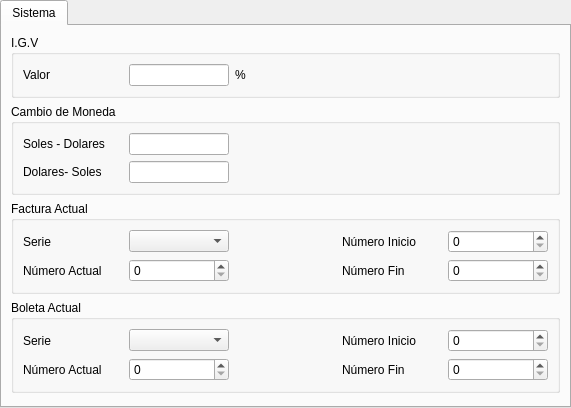
<?xml version="1.0" encoding="UTF-8"?>
<ui version="4.0">
 <class>ui_opciones_general</class>
 <widget class="QWidget" name="ui_opciones_general">
  <property name="geometry">
   <rect>
    <x>0</x>
    <y>0</y>
    <width>571</width>
    <height>408</height>
   </rect>
  </property>
  <property name="minimumSize">
   <size>
    <width>571</width>
    <height>408</height>
   </size>
  </property>
  <property name="maximumSize">
   <size>
    <width>571</width>
    <height>408</height>
   </size>
  </property>
  <property name="windowTitle">
   <string>Form</string>
  </property>
  <layout class="QGridLayout" name="gridLayout_3">
   <property name="margin">
    <number>0</number>
   </property>
   <property name="spacing">
    <number>0</number>
   </property>
   <item row="0" column="0">
    <widget class="QTabWidget" name="tabWidget">
     <property name="currentIndex">
      <number>0</number>
     </property>
     <widget class="QWidget" name="tab">
      <attribute name="title">
       <string>Sistema</string>
      </attribute>
      <layout class="QGridLayout" name="gridLayout_6">
       <item row="0" column="0">
        <widget class="QGroupBox" name="groupBox">
         <property name="title">
          <string>I.G.V</string>
         </property>
         <layout class="QGridLayout" name="gridLayout">
          <item row="0" column="0">
           <layout class="QHBoxLayout" name="horizontalLayout">
            <item>
             <widget class="QLabel" name="label">
              <property name="minimumSize">
               <size>
                <width>100</width>
                <height>0</height>
               </size>
              </property>
              <property name="maximumSize">
               <size>
                <width>100</width>
                <height>16777215</height>
               </size>
              </property>
              <property name="text">
               <string>Valor</string>
              </property>
             </widget>
            </item>
            <item>
             <widget class="QLineEdit" name="lineEdit_igv">
              <property name="minimumSize">
               <size>
                <width>100</width>
                <height>0</height>
               </size>
              </property>
              <property name="maximumSize">
               <size>
                <width>100</width>
                <height>16777215</height>
               </size>
              </property>
             </widget>
            </item>
            <item>
             <widget class="QLabel" name="label_2">
              <property name="text">
               <string>%</string>
              </property>
             </widget>
            </item>
            <item>
             <spacer name="horizontalSpacer">
              <property name="orientation">
               <enum>Qt::Horizontal</enum>
              </property>
              <property name="sizeHint" stdset="0">
               <size>
                <width>88</width>
                <height>20</height>
               </size>
              </property>
             </spacer>
            </item>
            <item>
             <widget class="QPushButton" name="pushButton_guardar_igv">
              <property name="text">
               <string/>
              </property>
              <property name="icon">
               <iconset resource="Icons.qrc">
                <normaloff>:/Iconos/Iconos/save.png</normaloff>:/Iconos/Iconos/save.png</iconset>
              </property>
              <property name="flat">
               <bool>true</bool>
              </property>
             </widget>
            </item>
           </layout>
          </item>
         </layout>
        </widget>
       </item>
       <item row="1" column="0">
        <widget class="QGroupBox" name="groupBox_2">
         <property name="title">
          <string>Cambio de Moneda</string>
         </property>
         <layout class="QGridLayout" name="gridLayout_5">
          <item row="0" column="0">
           <layout class="QHBoxLayout" name="horizontalLayout_2">
            <item>
             <widget class="QLabel" name="label_3">
              <property name="minimumSize">
               <size>
                <width>100</width>
                <height>0</height>
               </size>
              </property>
              <property name="maximumSize">
               <size>
                <width>100</width>
                <height>16777215</height>
               </size>
              </property>
              <property name="text">
               <string>Soles - Dolares</string>
              </property>
             </widget>
            </item>
            <item>
             <widget class="QLineEdit" name="lineEdit_cambio_SD">
              <property name="minimumSize">
               <size>
                <width>100</width>
                <height>0</height>
               </size>
              </property>
              <property name="maximumSize">
               <size>
                <width>100</width>
                <height>16777215</height>
               </size>
              </property>
             </widget>
            </item>
            <item>
             <spacer name="horizontalSpacer_2">
              <property name="orientation">
               <enum>Qt::Horizontal</enum>
              </property>
              <property name="sizeHint" stdset="0">
               <size>
                <width>88</width>
                <height>20</height>
               </size>
              </property>
             </spacer>
            </item>
            <item>
             <widget class="QPushButton" name="pushButton_guardar_SD">
              <property name="text">
               <string/>
              </property>
              <property name="icon">
               <iconset resource="Icons.qrc">
                <normaloff>:/Iconos/Iconos/save.png</normaloff>:/Iconos/Iconos/save.png</iconset>
              </property>
              <property name="flat">
               <bool>true</bool>
              </property>
             </widget>
            </item>
           </layout>
          </item>
          <item row="1" column="0">
           <layout class="QHBoxLayout" name="horizontalLayout_3">
            <item>
             <widget class="QLabel" name="label_5">
              <property name="minimumSize">
               <size>
                <width>100</width>
                <height>0</height>
               </size>
              </property>
              <property name="maximumSize">
               <size>
                <width>100</width>
                <height>16777215</height>
               </size>
              </property>
              <property name="text">
               <string>Dolares- Soles</string>
              </property>
             </widget>
            </item>
            <item>
             <widget class="QLineEdit" name="lineEdit_cambio_DS">
              <property name="minimumSize">
               <size>
                <width>100</width>
                <height>0</height>
               </size>
              </property>
              <property name="maximumSize">
               <size>
                <width>100</width>
                <height>16777215</height>
               </size>
              </property>
             </widget>
            </item>
            <item>
             <spacer name="horizontalSpacer_3">
              <property name="orientation">
               <enum>Qt::Horizontal</enum>
              </property>
              <property name="sizeHint" stdset="0">
               <size>
                <width>88</width>
                <height>20</height>
               </size>
              </property>
             </spacer>
            </item>
            <item>
             <widget class="QPushButton" name="pushButton_guardar_DS">
              <property name="text">
               <string/>
              </property>
              <property name="icon">
               <iconset resource="Icons.qrc">
                <normaloff>:/Iconos/Iconos/save.png</normaloff>:/Iconos/Iconos/save.png</iconset>
              </property>
              <property name="flat">
               <bool>true</bool>
              </property>
             </widget>
            </item>
           </layout>
          </item>
         </layout>
        </widget>
       </item>
       <item row="2" column="0">
        <widget class="QGroupBox" name="groupBox_3">
         <property name="title">
          <string>Factura Actual</string>
         </property>
         <layout class="QGridLayout" name="gridLayout_4">
          <item row="0" column="0">
           <layout class="QHBoxLayout" name="horizontalLayout_10">
            <item>
             <widget class="QLabel" name="label_9">
              <property name="minimumSize">
               <size>
                <width>100</width>
                <height>0</height>
               </size>
              </property>
              <property name="maximumSize">
               <size>
                <width>100</width>
                <height>16777215</height>
               </size>
              </property>
              <property name="text">
               <string>Serie</string>
              </property>
             </widget>
            </item>
            <item>
             <widget class="QComboBox" name="comboBox_serie_f">
              <property name="minimumSize">
               <size>
                <width>100</width>
                <height>0</height>
               </size>
              </property>
              <property name="maximumSize">
               <size>
                <width>100</width>
                <height>16777215</height>
               </size>
              </property>
             </widget>
            </item>
           </layout>
          </item>
          <item row="0" column="1">
           <spacer name="horizontalSpacer_8">
            <property name="orientation">
             <enum>Qt::Horizontal</enum>
            </property>
            <property name="sizeHint" stdset="0">
             <size>
              <width>96</width>
              <height>20</height>
             </size>
            </property>
           </spacer>
          </item>
          <item row="0" column="2">
           <layout class="QHBoxLayout" name="horizontalLayout_8">
            <item>
             <widget class="QLabel" name="label_11">
              <property name="minimumSize">
               <size>
                <width>100</width>
                <height>0</height>
               </size>
              </property>
              <property name="maximumSize">
               <size>
                <width>100</width>
                <height>16777215</height>
               </size>
              </property>
              <property name="text">
               <string>Número Inicio</string>
              </property>
             </widget>
            </item>
            <item>
             <widget class="QSpinBox" name="spinBox_inicio_f">
              <property name="minimumSize">
               <size>
                <width>100</width>
                <height>0</height>
               </size>
              </property>
              <property name="maximumSize">
               <size>
                <width>100</width>
                <height>16777215</height>
               </size>
              </property>
             </widget>
            </item>
           </layout>
          </item>
          <item row="1" column="0">
           <layout class="QHBoxLayout" name="horizontalLayout_11">
            <item>
             <widget class="QLabel" name="label_10">
              <property name="minimumSize">
               <size>
                <width>100</width>
                <height>0</height>
               </size>
              </property>
              <property name="maximumSize">
               <size>
                <width>100</width>
                <height>16777215</height>
               </size>
              </property>
              <property name="text">
               <string>Número Actual</string>
              </property>
             </widget>
            </item>
            <item>
             <widget class="QSpinBox" name="spinBox_actual_f">
              <property name="minimumSize">
               <size>
                <width>100</width>
                <height>0</height>
               </size>
              </property>
              <property name="maximumSize">
               <size>
                <width>100</width>
                <height>16777215</height>
               </size>
              </property>
             </widget>
            </item>
           </layout>
          </item>
          <item row="1" column="2">
           <layout class="QHBoxLayout" name="horizontalLayout_9">
            <item>
             <widget class="QLabel" name="label_12">
              <property name="minimumSize">
               <size>
                <width>100</width>
                <height>0</height>
               </size>
              </property>
              <property name="maximumSize">
               <size>
                <width>100</width>
                <height>16777215</height>
               </size>
              </property>
              <property name="text">
               <string>Número Fin</string>
              </property>
             </widget>
            </item>
            <item>
             <widget class="QSpinBox" name="spinBox_fin_f">
              <property name="minimumSize">
               <size>
                <width>100</width>
                <height>0</height>
               </size>
              </property>
              <property name="maximumSize">
               <size>
                <width>100</width>
                <height>16777215</height>
               </size>
              </property>
              <property name="maximum">
               <number>1000000</number>
              </property>
             </widget>
            </item>
           </layout>
          </item>
         </layout>
        </widget>
       </item>
       <item row="3" column="0">
        <widget class="QGroupBox" name="groupBox_4">
         <property name="title">
          <string>Boleta Actual</string>
         </property>
         <layout class="QGridLayout" name="gridLayout_2">
          <item row="0" column="0">
           <layout class="QHBoxLayout" name="horizontalLayout_13">
            <item>
             <widget class="QLabel" name="label_14">
              <property name="minimumSize">
               <size>
                <width>100</width>
                <height>0</height>
               </size>
              </property>
              <property name="maximumSize">
               <size>
                <width>100</width>
                <height>16777215</height>
               </size>
              </property>
              <property name="text">
               <string>Serie</string>
              </property>
             </widget>
            </item>
            <item>
             <widget class="QComboBox" name="comboBox_serie_b">
              <property name="minimumSize">
               <size>
                <width>100</width>
                <height>0</height>
               </size>
              </property>
              <property name="maximumSize">
               <size>
                <width>100</width>
                <height>16777215</height>
               </size>
              </property>
             </widget>
            </item>
           </layout>
          </item>
          <item row="0" column="1">
           <spacer name="horizontalSpacer_9">
            <property name="orientation">
             <enum>Qt::Horizontal</enum>
            </property>
            <property name="sizeHint" stdset="0">
             <size>
              <width>96</width>
              <height>20</height>
             </size>
            </property>
           </spacer>
          </item>
          <item row="0" column="2">
           <layout class="QHBoxLayout" name="horizontalLayout_15">
            <item>
             <widget class="QLabel" name="label_16">
              <property name="minimumSize">
               <size>
                <width>100</width>
                <height>0</height>
               </size>
              </property>
              <property name="maximumSize">
               <size>
                <width>100</width>
                <height>16777215</height>
               </size>
              </property>
              <property name="text">
               <string>Número Inicio</string>
              </property>
             </widget>
            </item>
            <item>
             <widget class="QSpinBox" name="spinBox_inicio_b">
              <property name="minimumSize">
               <size>
                <width>100</width>
                <height>0</height>
               </size>
              </property>
              <property name="maximumSize">
               <size>
                <width>100</width>
                <height>16777215</height>
               </size>
              </property>
             </widget>
            </item>
           </layout>
          </item>
          <item row="1" column="0">
           <layout class="QHBoxLayout" name="horizontalLayout_12">
            <item>
             <widget class="QLabel" name="label_13">
              <property name="minimumSize">
               <size>
                <width>100</width>
                <height>0</height>
               </size>
              </property>
              <property name="maximumSize">
               <size>
                <width>100</width>
                <height>16777215</height>
               </size>
              </property>
              <property name="text">
               <string>Número Actual</string>
              </property>
             </widget>
            </item>
            <item>
             <widget class="QSpinBox" name="spinBox_actual_b">
              <property name="minimumSize">
               <size>
                <width>100</width>
                <height>0</height>
               </size>
              </property>
              <property name="maximumSize">
               <size>
                <width>100</width>
                <height>16777215</height>
               </size>
              </property>
             </widget>
            </item>
           </layout>
          </item>
          <item row="1" column="2">
           <layout class="QHBoxLayout" name="horizontalLayout_14">
            <item>
             <widget class="QLabel" name="label_15">
              <property name="minimumSize">
               <size>
                <width>100</width>
                <height>0</height>
               </size>
              </property>
              <property name="maximumSize">
               <size>
                <width>100</width>
                <height>16777215</height>
               </size>
              </property>
              <property name="text">
               <string>Número Fin</string>
              </property>
             </widget>
            </item>
            <item>
             <widget class="QSpinBox" name="spinBox_fin_b">
              <property name="minimumSize">
               <size>
                <width>100</width>
                <height>0</height>
               </size>
              </property>
              <property name="maximumSize">
               <size>
                <width>100</width>
                <height>16777215</height>
               </size>
              </property>
              <property name="maximum">
               <number>1000000</number>
              </property>
             </widget>
            </item>
           </layout>
          </item>
         </layout>
        </widget>
       </item>
       <item row="4" column="0">
        <spacer name="verticalSpacer">
         <property name="orientation">
          <enum>Qt::Vertical</enum>
         </property>
         <property name="sizeHint" stdset="0">
          <size>
           <width>20</width>
           <height>40</height>
          </size>
         </property>
        </spacer>
       </item>
      </layout>
     </widget>
    </widget>
   </item>
  </layout>
 </widget>
 <resources>
  <include location="Icons.qrc"/>
 </resources>
 <connections/>
</ui>
